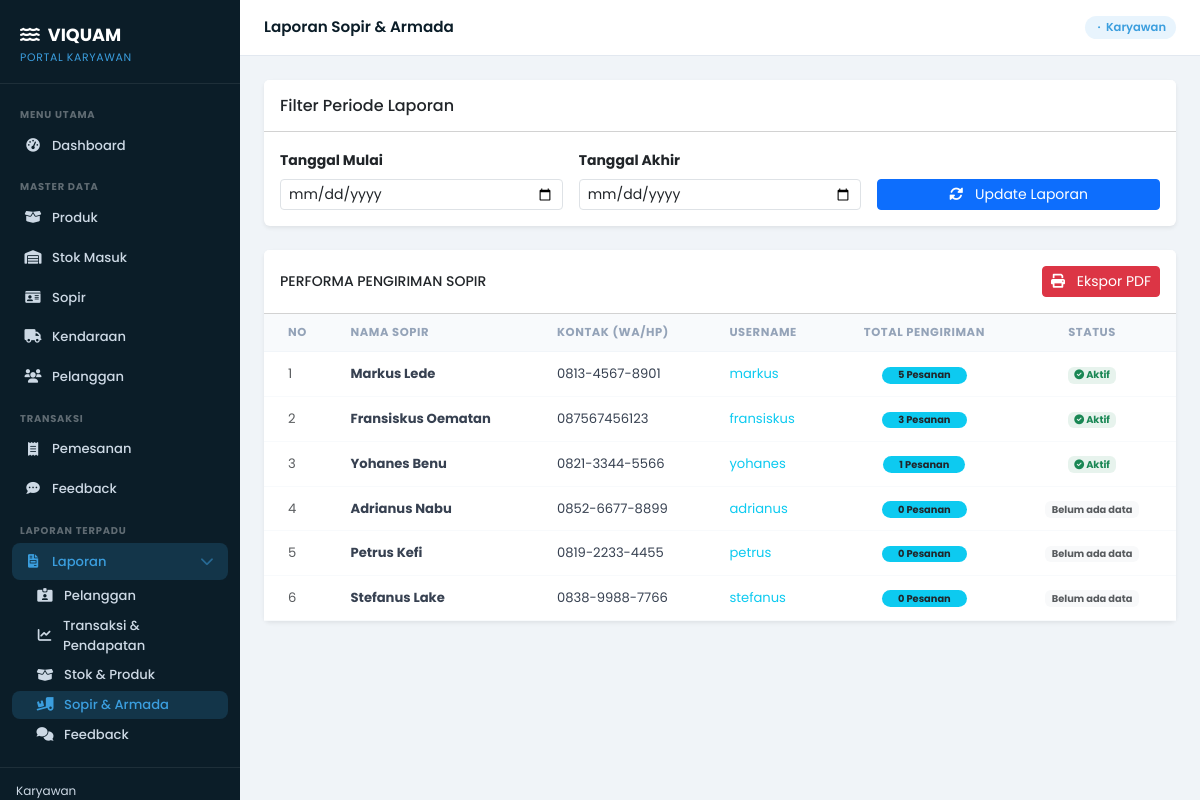
The app's page /laporan/sopir-kendaraan/ with its own data.
### core/models.py (models this page shows, shortened)
class Sopir(models.Model):
    idSopir = models.AutoField(primary_key=True, verbose_name='ID Sopir')
    nama = models.CharField(max_length=20, verbose_name='Nama Sopir')
    noHp = models.CharField(max_length=20, verbose_name='Nomor HP')
    username = models.CharField(max_length=20, unique=True, verbose_name='Username')
    password = models.CharField(max_length=150, verbose_name='Password (Hash)')
    class Meta:
        verbose_name = 'Sopir'
        verbose_name_plural = 'Sopir'

### core/karyawan_views.py (the view)
# urls.py: path('laporan/sopir-kendaraan/',     karyawan_views.laporan_sopir_kendaraan,     name='laporan-sopir-kendaraan'),
def laporan_sopir_kendaraan(request):
    start_date, end_date, tgl_mulai, tgl_akhir = _parse_date_range(request)
    sopir_qs = Sopir.objects.all()
    order_filter = Q(pemesanan__status='Selesai')
    if start_date:
        order_filter &= Q(pemesanan__tanggalPemesanan__gte=start_date)
    if end_date:
        order_filter &= Q(pemesanan__tanggalPemesanan__lte=end_date)
    sopir_qs = sopir_qs.annotate(
        total_pengiriman=Count('pemesanan', filter=order_filter)
    ).order_by('-total_pengiriman')
    return render(request, 'core/laporan_sopir_kendaraan.html', {
        'sopir_list': sopir_qs,
        'tgl_mulai': tgl_mulai,
        'tgl_akhir': tgl_akhir,
        'active_menu': 'laporan_sopir'
    })

### core/karyawan_views.py (called while the page is built)
def _parse_date_range(request):
    tgl_mulai = request.GET.get('tgl_mulai')
    tgl_akhir = request.GET.get('tgl_akhir')
    start_date = None
    end_date = None
    if tgl_mulai:
        try:
            start_date = datetime.strptime(tgl_mulai, '%Y-%m-%d')
        except ValueError:
            pass
    if tgl_akhir:
        try:
            end_date = datetime.strptime(tgl_akhir, '%Y-%m-%d')
        except ValueError:
            pass
    return start_date, end_date, tgl_mulai, tgl_akhir

### core/templates/core/laporan_sopir_kendaraan.html (shortened to what this page needs)
{% extends "karyawan/base_karyawan.html" %}
{% block page_title %}Laporan Sopir & Armada{% endblock %}
{% block content %}
<div class="card shadow-sm border-0 mb-4">
    <div class="card-header bg-white py-3">
        <h6 class="m-0 font-weight-bold text-dark">Filter Periode Laporan</h6>
    </div>
    <div class="card-body">
        <form method="get" class="row g-3 align-items-end">
            <div class="col-md-4">
                <label for="tgl_mulai" class="form-label small fw-bold">Tanggal Mulai</label>
                <input type="date" name="tgl_mulai" id="tgl_mulai" class="form-control form-control-sm" value="{{ tgl_mulai }}">
            </div>
            <div class="col-md-4">
                <label for="tgl_akhir" class="form-label small fw-bold">Tanggal Akhir</label>
                <input type="date" name="tgl_akhir" id="tgl_akhir" class="form-control form-control-sm" value="{{ tgl_akhir }}">
            </div>
            <div class="col-md-4">
                <button type="submit" class="btn btn-primary btn-sm px-4 w-100">
                    <i class="fas fa-sync-alt me-2"></i> Update Laporan
                </button>
            </div>
        </form>
    </div>
</div>
<div class="card shadow-sm border-0">
    <div class="card-header bg-white py-3 d-flex justify-content-between align-items-center">
        <h6 class="m-0 font-weight-bold text-dark text-uppercase small">Performa Pengiriman Sopir</h6>
        <button type="button" onclick="window.print()" class="btn btn-danger btn-sm">
            <i class="fas fa-print me-2"></i> Ekspor PDF
        </button>
    </div>
    <div class="card-body p-0">
        <div class="table-responsive">
            <table class="table table-hover align-middle mb-0" style="font-size: .85rem;">
                <thead class="bg-light">
                    <tr>
                        <th class="ps-4">No</th>
                        <th>Nama Sopir</th>
                        <th>Kontak (WA/HP)</th>
                        <th>Username</th>
                        <th class="text-center">Total Pengiriman</th>
                        <th class="pe-4 text-center">Status</th>
                    </tr>
                </thead>
                <tbody>
                    {% for sopir in sopir_list %}
                    <tr>
                        <td class="ps-4 text-muted">{{ forloop.counter }}</td>
                        <td class="fw-bold">{{ sopir.nama }}</td>
                        <td>{{ sopir.noHp }}</td>
                        <td class="text-info">{{ sopir.username }}</td>
                        <td class="text-center">
                            <span class="badge rounded-pill bg-info text-dark fw-bold px-3">
                                {{ sopir.total_pengiriman }} Pesanan
                            </span>
                        </td>
                        <td class="pe-4 text-center">
                            {% if sopir.total_pengiriman > 0 %}
                                <span class="badge bg-success-soft text-success"><i class="fas fa-check-circle"></i> Aktif</span>
                            {% else %}
                                <span class="badge bg-light text-muted">Belum ada data</span>
                            {% endif %}
                        </td>
                    </tr>
                    {% empty %}
                    <tr>
                        <td colspan="6" class="text-center py-4 text-muted">
                            Tidak ada data performa sopir untuk periode ini.
                        </td>
                    </tr>
                    {% endfor %}
                </tbody>
            </table>
        </div>
    </div>
</div>
{% endblock %}

### core/templates/karyawan/base_karyawan.html (style rules this page uses)
:root { --sidebar-bg: #0b1d28; --sidebar-width: 240px; --accent: #3b9ede; --text-light: #cdd9e5; --topbar-h: 56px; }
* { box-sizing: border-box; }
body { font-family: 'Poppins', sans-serif; background: #f0f4f8; margin: 0; }
.table thead th { font-size: .72rem; font-weight: 700; color: #94a3b8; text-transform: uppercase; letter-spacing: .05em; border-bottom: 1px solid #f1f5f9; padding: 10px 16px; background: #f8fafc; }
.table tbody td { font-size: .82rem; color: #374151; padding: 12px 16px; vertical-align: middle; border-bottom: 1px solid #f8fafc; }

### core/templates/core/laporan_sopir_kendaraan.html (style rules this page uses)
.bg-success-soft { background-color: rgba(25, 135, 84, 0.1); }

### records on screen
Sopir: nama "Markus Lede", noHp "0813-4567-8901", username "markus", total_pengiriman "5", shows "Aktif"
Sopir: nama "Fransiskus Oematan", noHp "087567456123", username "fransiskus", total_pengiriman "3", shows "Aktif"
Sopir: nama "Yohanes Benu", noHp "0821-3344-5566", username "yohanes", total_pengiriman "1", shows "Aktif"
Sopir: nama "Adrianus Nabu", noHp "0852-6677-8899", username "adrianus", total_pengiriman "0", shows "Belum ada data"
Sopir: nama "Petrus Kefi", noHp "0819-2233-4455", username "petrus", total_pengiriman "0", shows "Belum ada data"
Sopir: nama "Stefanus Lake", noHp "0838-9988-7766", username "stefanus", total_pengiriman "0", shows "Belum ada data"
